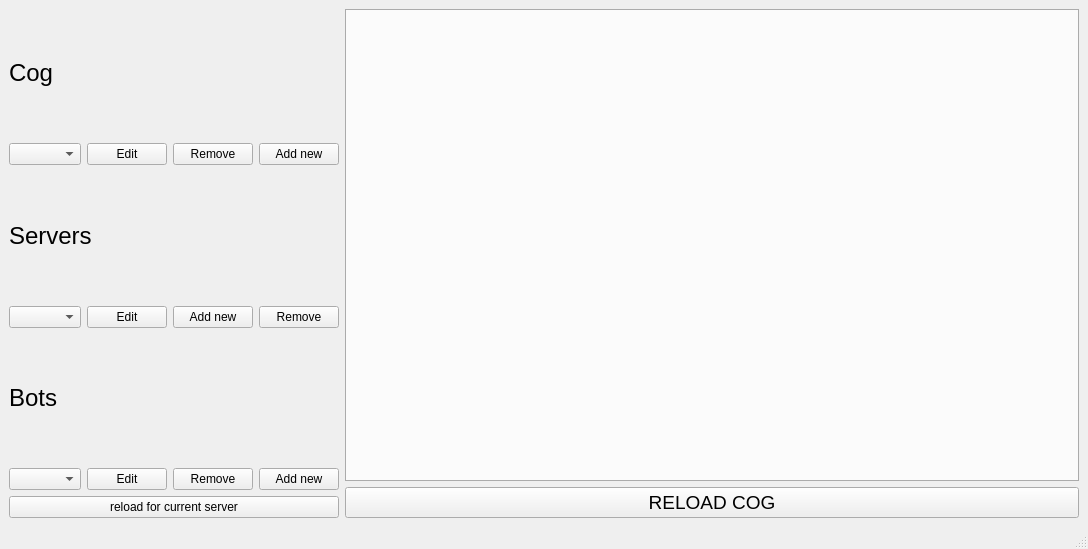
<?xml version="1.0" encoding="UTF-8"?>
<ui version="4.0">
 <class>MainWindow</class>
 <widget class="QMainWindow" name="MainWindow">
  <property name="geometry">
   <rect>
    <x>0</x>
    <y>0</y>
    <width>1088</width>
    <height>549</height>
   </rect>
  </property>
  <property name="windowTitle">
   <string>MainWindow</string>
  </property>
  <widget class="QWidget" name="centralwidget">
   <layout class="QHBoxLayout" name="horizontalLayout_5">
    <item>
     <layout class="QVBoxLayout" name="left_layout">
      <item>
       <widget class="QLabel" name="label">
        <property name="font">
         <font>
          <pointsize>18</pointsize>
         </font>
        </property>
        <property name="text">
         <string>Cog</string>
        </property>
       </widget>
      </item>
      <item>
       <layout class="QHBoxLayout" name="horizontalLayout_2">
        <item>
         <widget class="QComboBox" name="cog_choice"/>
        </item>
        <item>
         <widget class="QPushButton" name="pushButton_3">
          <property name="text">
           <string>Edit</string>
          </property>
         </widget>
        </item>
        <item>
         <widget class="QPushButton" name="pushButton_2">
          <property name="text">
           <string>Remove</string>
          </property>
         </widget>
        </item>
        <item>
         <widget class="QPushButton" name="cog_add_new">
          <property name="text">
           <string>Add new</string>
          </property>
         </widget>
        </item>
       </layout>
      </item>
      <item>
       <widget class="QLabel" name="label_2">
        <property name="font">
         <font>
          <pointsize>18</pointsize>
         </font>
        </property>
        <property name="text">
         <string>Servers</string>
        </property>
       </widget>
      </item>
      <item>
       <layout class="QHBoxLayout" name="horizontalLayout_3">
        <item>
         <widget class="QComboBox" name="server_choice"/>
        </item>
        <item>
         <widget class="QPushButton" name="server_edit_button">
          <property name="text">
           <string>Edit</string>
          </property>
         </widget>
        </item>
        <item>
         <widget class="QPushButton" name="server_add_new">
          <property name="text">
           <string>Add new</string>
          </property>
         </widget>
        </item>
        <item>
         <widget class="QPushButton" name="server_remove_button">
          <property name="text">
           <string>Remove</string>
          </property>
         </widget>
        </item>
       </layout>
      </item>
      <item>
       <widget class="QLabel" name="label_3">
        <property name="font">
         <font>
          <pointsize>18</pointsize>
         </font>
        </property>
        <property name="text">
         <string>Bots</string>
        </property>
       </widget>
      </item>
      <item>
       <layout class="QHBoxLayout" name="horizontalLayout_4">
        <item>
         <widget class="QComboBox" name="bot_choice"/>
        </item>
        <item>
         <widget class="QPushButton" name="bot_edit_button">
          <property name="text">
           <string>Edit</string>
          </property>
         </widget>
        </item>
        <item>
         <widget class="QPushButton" name="bot_remove_button">
          <property name="text">
           <string>Remove</string>
          </property>
         </widget>
        </item>
        <item>
         <widget class="QPushButton" name="bot_add_new">
          <property name="text">
           <string>Add new</string>
          </property>
         </widget>
        </item>
       </layout>
      </item>
      <item>
       <widget class="QPushButton" name="bot_reload">
        <property name="text">
         <string>reload for current server</string>
        </property>
       </widget>
      </item>
     </layout>
    </item>
    <item>
     <layout class="QVBoxLayout" name="right_layout">
      <item>
       <widget class="QTabWidget" name="console_output_tab_view">
        <property name="contextMenuPolicy">
         <enum>Qt::DefaultContextMenu</enum>
        </property>
        <property name="tabPosition">
         <enum>QTabWidget::South</enum>
        </property>
        <property name="currentIndex">
         <number>-1</number>
        </property>
        <property name="tabsClosable">
         <bool>true</bool>
        </property>
        <property name="movable">
         <bool>true</bool>
        </property>
       </widget>
      </item>
      <item>
       <widget class="QPushButton" name="reload_cog_button">
        <property name="font">
         <font>
          <pointsize>14</pointsize>
         </font>
        </property>
        <property name="text">
         <string>RELOAD COG</string>
        </property>
       </widget>
      </item>
     </layout>
    </item>
   </layout>
  </widget>
  <widget class="QMenuBar" name="menubar">
   <property name="geometry">
    <rect>
     <x>0</x>
     <y>0</y>
     <width>1088</width>
     <height>23</height>
    </rect>
   </property>
  </widget>
  <widget class="QStatusBar" name="statusbar"/>
 </widget>
 <resources/>
 <connections/>
</ui>
